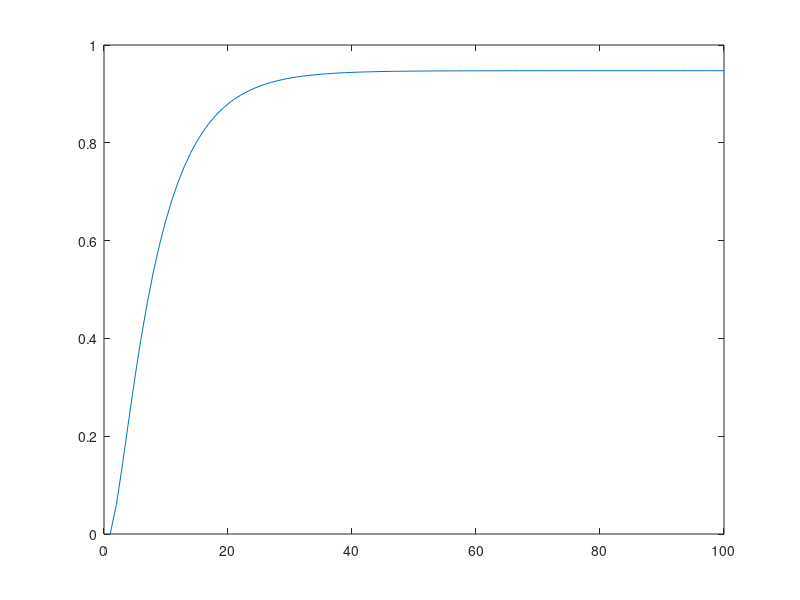

The MATLAB script that drew this image:
%(a) Defina em Matlab a matriz de transic¸ao de estados ˜ T, com Tij sendo a probabilidade de ir do estado
%j para o estado i num unico passo.
T = [.8 0 .3 0 0 ;
    .2 .6 .2 0 0 ;
    0 .1 .4 0 0 ;
    0 .3 0 1 0 ;
    0 0 .1 0 1];
%(b) Fac¸a um grafico com a probabilidade de, comec¸ando no estado 1, estar no estado 2 ao fim de ´ n
%passos, com n a variar de 1 ate 100. Justifique o que observa.

nmax = 100;
n = (1:nmax);
x0 = zeros(5, 1);
x0(1) = 1;
t = zeros(1,nmax);
for i = n
    temp = T^i * x0;
    t(i) = temp(4);
end
plot(n,t);

%a princípio, a probabilidade aumenta a medida que o numero de iterações
%aumenta, porque a variável aleatória "explora os estados" mas depois de
%alcançar seu pico na 3ª iteração, começa a ser absorvida pelos estados 3 e
%5, logo, a chance de estar no estado 3 tende a 0